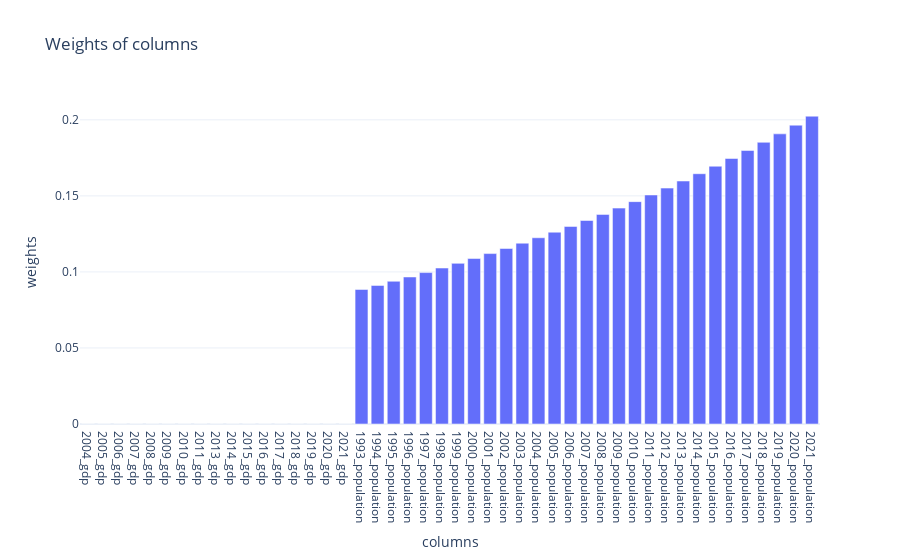

Notebook code for this chart:
### Code cell
#SANITY_CHECK here there were issues with weight plotting, weights poured over outcomes,
# fixed, check

f  = FipsQuery(20003, outcome_var = "gdp",
               feature_groups_with_weights= {"gdp":0, "population":4},
               # weights= {"population":4}, 
               lag = 3, top =10, time_decay = 1.03)
f.find_euclidean_kins()
display(f.plot_weights())

### Figure 1 — Plotly figure (JSON) as saved in the notebook; plotly's stock layout.template omitted (floating-point values rounded to 4 significant figures)
{"data": [{"type": "bar", "x": ["2004_gdp", "2005_gdp", "2006_gdp", "2007_gdp", "2008_gdp", "2009_gdp", "2010_gdp", "2011_gdp", "2013_gdp", "2014_gdp", "2015_gdp", "2016_gdp", "2017_gdp", "2018_gdp", "2019_gdp", "2020_gdp", "2021_gdp", "1993_population", "1994_population", "1995_population", "1996_population", "1997_population", "1998_population", "1999_population", "2000_population", "2001_population", "2002_population", "2003_population", "2004_population", "2005_population", "2006_population", "2007_population", "2008_population", "2009_population", "2010_population", "2011_population", "2012_population", "2013_population", "2014_population", "2015_population", "2016_population", "2017_population", "2018_population", "2019_population", "2020_population", "2021_population"], "y": [0, 0, 0, 0, 0, 0, 0, 0, 0, 0, 0, 0, 0, 0, 0, 0, 0, 0.08846, 0.09111, 0.09385, 0.09666, 0.09956, 0.1025, 0.1056, 0.1088, 0.1121, 0.1154, 0.1189, 0.1224, 0.1261, 0.1299, 0.1338, 0.1378, 0.142, 0.1462, 0.1506, 0.1551, 0.1598, 0.1646, 0.1695, 0.1746, 0.1798, 0.1852, 0.1908, 0.1965, 0.2024]}], "layout": {"title": {"text": "Weights of columns"}, "xaxis": {"title": {"text": "columns"}}, "yaxis": {"title": {"text": "weights"}}}}
